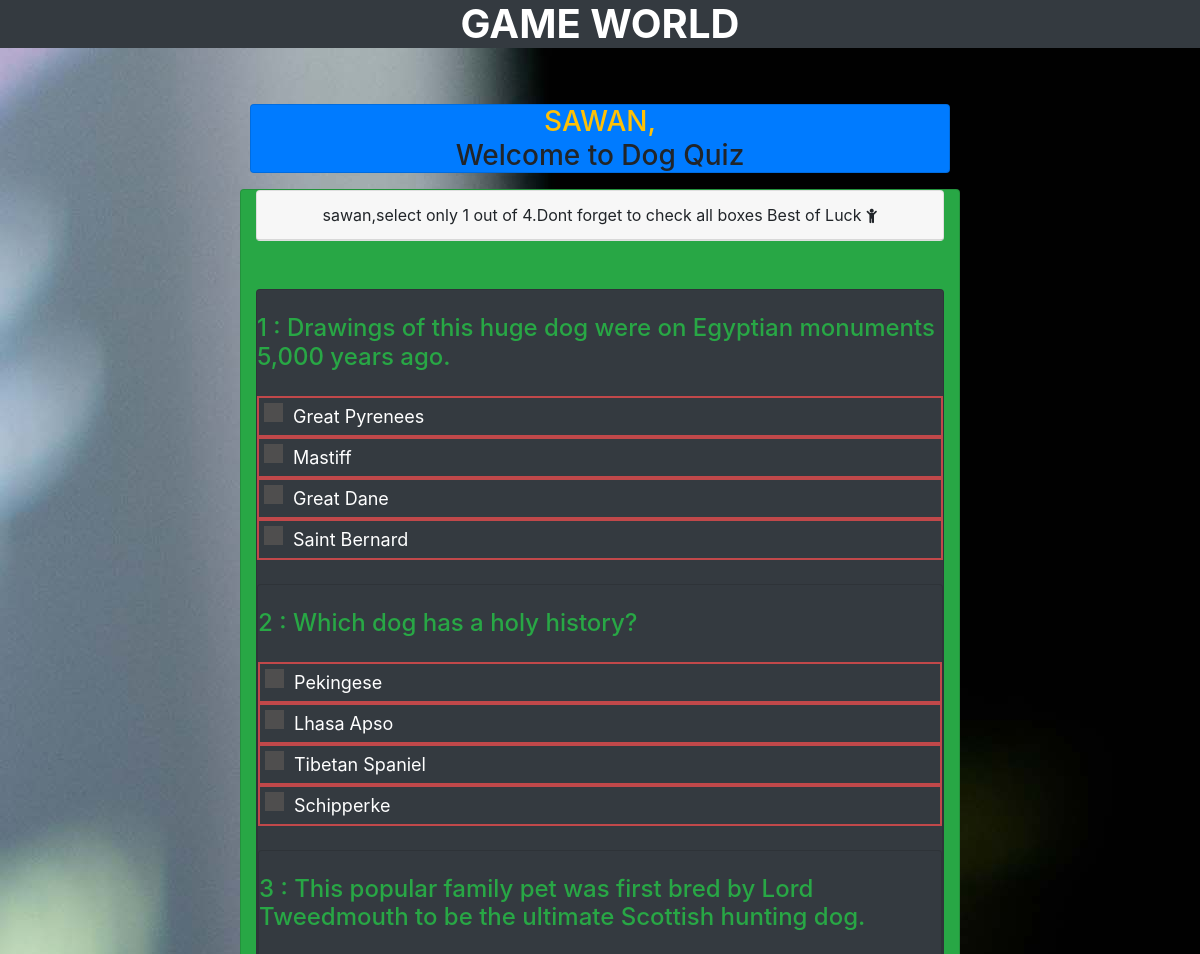
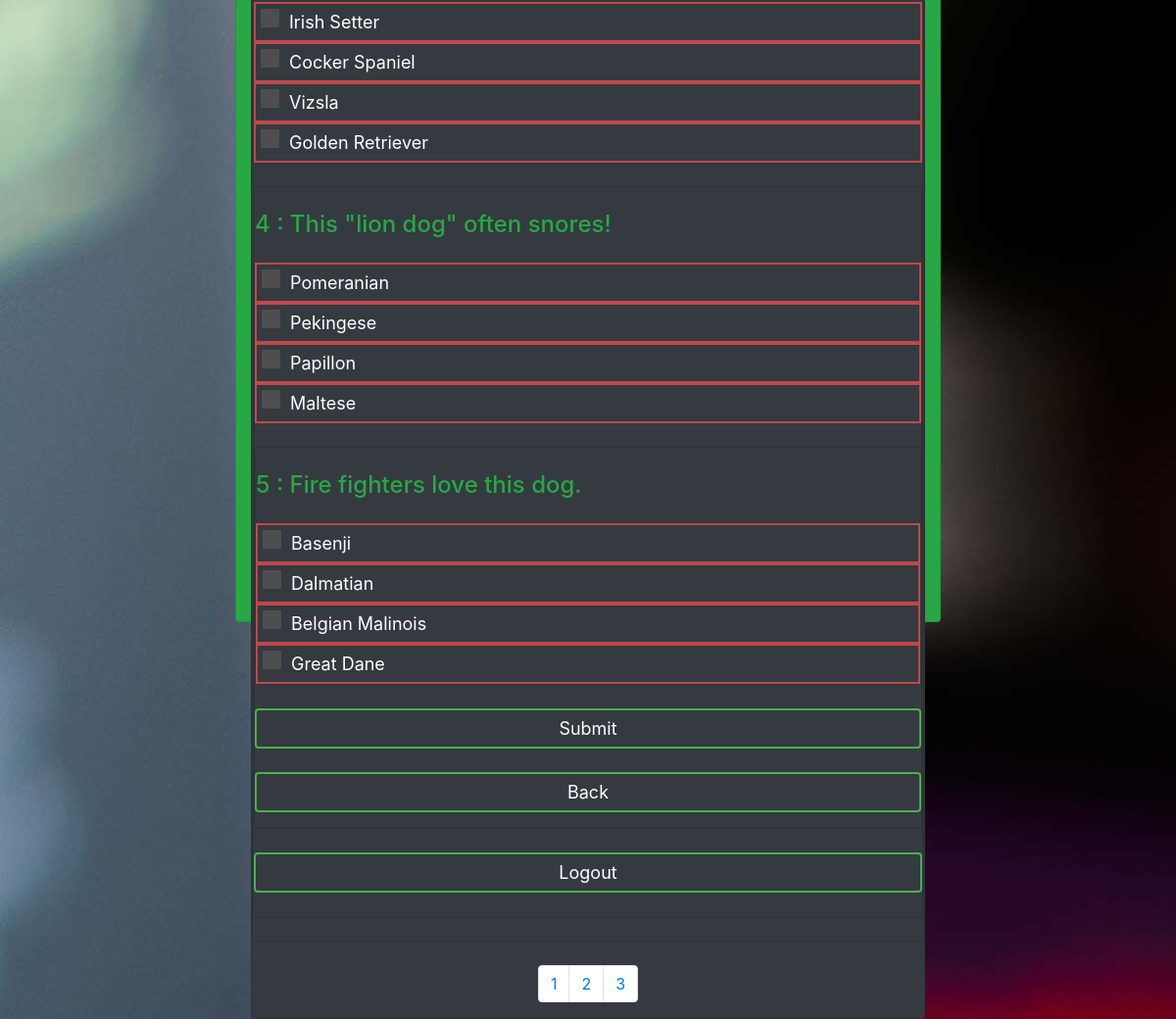
Screenshot of /quiz_game/doggoQuiz.php (signed in) with the database file from the repository (2 pictures, top to bottom).
### tables this page shows
CREATE TABLE IF NOT EXISTS `questions_3` (
  `qid` int(250) NOT NULL AUTO_INCREMENT,
  `question` varchar(250) DEFAULT NULL,
  `ans_id` int(250) DEFAULT NULL,
  PRIMARY KEY (`qid`)
);

CREATE TABLE IF NOT EXISTS `answers_3` (
  `aid` int(250) NOT NULL AUTO_INCREMENT,
  `answers` varchar(250) DEFAULT NULL,
  `ans_id` int(250) DEFAULT NULL,
  PRIMARY KEY (`aid`)
);

### quiz_game/doggoQuiz.php (the view, shortened to what this page needs)
<?php
   $con = mysqli_connect('localhost','root');
   	mysqli_select_db($con,'quizdbase');
   ?>
<!DOCTYPE html>
<html>
    <head>
        <link rel="stylesheet" href="https://maxcdn.bootstrapcdn.com/bootstrap/4.0.0/css/bootstrap.min.css">
        <link rel="stylesheet" type="text/css" href="css/style.css">
        <link rel="stylesheet" type="text/css" href="css/radio_button.css">
        <link rel="stylesheet" type="text/css"
            href="https://maxcdn.bootstrapcdn.com/font-awesome/4.7.0/css/font-awesome.min.css">
        <link rel="stylesheet" href="css/demo.css" />
    </head>
    <body background="images/alan-king-KZv7w34tluA-unsplash.jpg">
        <div >
            <h1 class="text-center text-white font-weight-bold text-uppercase bg-dark"> Game World </h1><br>
            <div class="container "><br>
                <div class="container">
                    <div class=" col-lg-12 text-center">
                    <h3> <a href="home_new.php" class="text-uppercase text-warning "> <p class="bg-primary col-lg-8 card m-auto  "> <?php echo $_SESSION['username']; ?>,</a>
                           Welcome to  Dog Quiz </h3></p>
                    </div>
                    <div class="col-lg-8 d-block m-auto bg-success quizsetting card ">
                        <div class="card ">
                            <p class="card-header text-center"> <?php echo  $_SESSION['username'];  ?>,select
                                only 1 out of 4.Dont forget to check all boxes Best of Luck <i class="fa fa-child"></i> </p>
                        </div>
                        <br>
                        <form action="checked.php" method="post">
                            <?php
                     for($i=1;$i<6;$i++){
                     $sql1 = "SELECT * FROM `questions_3` WHERE `qid` = $i ";
                     	$result1 = mysqli_query($con, $sql1);
                        if (mysqli_num_rows($result1) > 0) {
                     						while($row1 = mysqli_fetch_assoc($result1)) {
                     	?>
                            <br>
                            <div class="card bg-dark">
                                <br>
                                <h4><p class="large-10 large-centered large-12 columns  text-success"> <?php echo $i ." : ". $row1['question']; ?> </p></h4>
                                <?php
                        $sql = "SELECT * FROM `answers_3` WHERE `ans_id` = $i ";
                        	$result = mysqli_query($con, $sql);
                           if (mysqli_num_rows($result) > 0) {
                        						while($row = mysqli_fetch_assoc($result)) {
                        	?>
                                <div class="btn1 btn-primary d-block m-auto text-white">
                                    <?php echo $row['answers']; ?>
                                    <br>
                                </div>
                                <?php
                        } }
                        } }}
                     ?>
                            </div><br>
                            <input type="submit" name="submit" Value="Submit" class="btn btn-success m-auto d-block bg-dark" />
                            <br>
                            <a href=" <?php echo $_SERVER['HTTP_REFERER'] ;?>" class="btn btn-danger d-block m-auto text-black bg-dark"> Back </a>
                        </form>
                    </div><br>
                    <a href="logout.php" class="btn btn-primary d-block m-auto text-black bg-dark"> Logout </a> <br>
                </div>
                <br>
            </div>
            <?php
      $q =" select * from questions_3";
      $query = mysqli_query($con,$q);
      $lastpage = mysqli_num_rows($query);
      $totalpage = ceil($lastpage / 2);
      ?>
            <div class="m-auto"><br>
                <ul class="pagination">
                    <?php
      for($i=1; $i<=$totalpage; $i++){
         ?>
                    <li class="float-left list-unstyled page-item"> <a href="doggoQuiz.php?page=<?php echo $i; ?>"
                            class="page-link"> <?php  echo $i;  ?> </a> </li>
                    <?php
           }
        ?>
                </ul>
            </div>
    </body>
</html>

### quiz_game/css/style.css (style rules this page uses)
.quizsetting { height: 1400px; }
.btn { width: 100%; background: none; border: 2px solid #4caf50; color: white; padding: 5px; font-size: 18px; cursor: pointer; margin: 12px 0; }

### quiz_game/css/radio_button.css (style rules this page uses)
.btn1 { width: 100%; background: none; border: 2px solid rgba(236, 77, 77, 0.767); color: black; padding: 5px; font-size: 18px; cursor: pointer; margin: 12px 0; }

### rows the page displays
questions_3: question "Drawings of this huge dog were on Egyptian monuments 5,000 years ago."
answers_3: answers "Great Pyrenees"
answers_3: answers "Mastiff"
answers_3: answers "Great Dane"
answers_3: answers "Saint Bernard"
questions_3: question "Which dog has a holy history?"
answers_3: answers "Pekingese"
answers_3: answers "Lhasa Apso"
answers_3: answers "Tibetan Spaniel"
answers_3: answers "Schipperke"
questions_3: question "This popular family pet was first bred by Lord Tweedmouth to be the ultimate Scottish hunting dog."
answers_3: answers "Irish Setter"
answers_3: answers "Cocker Spaniel"
answers_3: answers "Vizsla"
answers_3: answers "Golden Retriever"
questions_3: question "This \"lion dog\" often snores!"
answers_3: answers "Pomeranian"
answers_3: answers "Pekingese"
answers_3: answers "Papillon"
answers_3: answers "Maltese"
questions_3: question "Fire fighters love this dog."
answers_3: answers "Basenji"
answers_3: answers "Dalmatian"
answers_3: answers "Belgian Malinois"
answers_3: answers "Great Dane"

### other values shown
$_SESSION['username'] "SAWAN"
$_SESSION['username'] "sawan"
